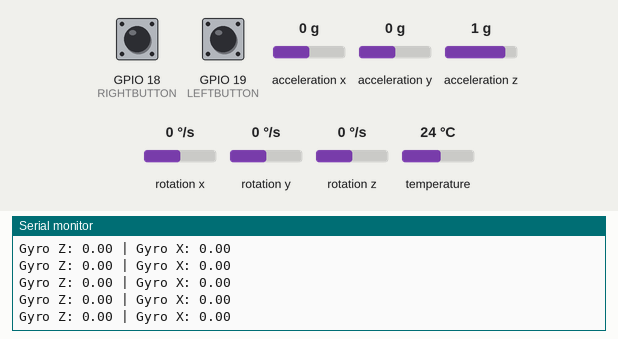
Simulated run of this sketch. Board: ESP32. Shown: the last lines printed to the serial monitor. The test bench sets the inputs (shaded band); at power-on: GPIO 18 (RIGHTBUTTON) HIGH, GPIO 19 (LEFTBUTTON) HIGH, rotation x 0 °/s, rotation z 0 °/s, acceleration x 0 g, acceleration y 0 g, acceleration z 1 g, rotation y 0 °/s, temperature 24 °C. USB keyboard and mouse output is not drawn.

Above: at 1.2 s.
1.3 s: GPIO 18 (RIGHTBUTTON) pulled LOW for 0.15 s
At 1.52 s:
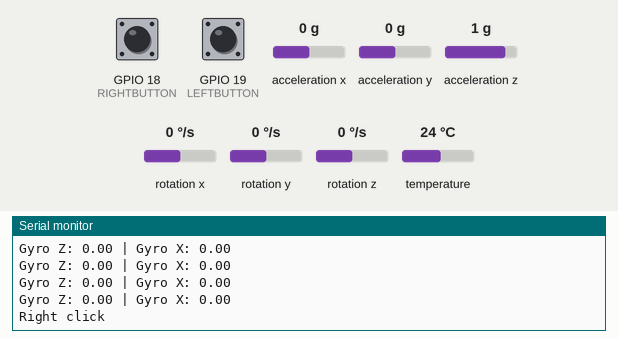
2.9 s: GPIO 19 (LEFTBUTTON) pulled LOW for 0.15 s
At 3.12 s:
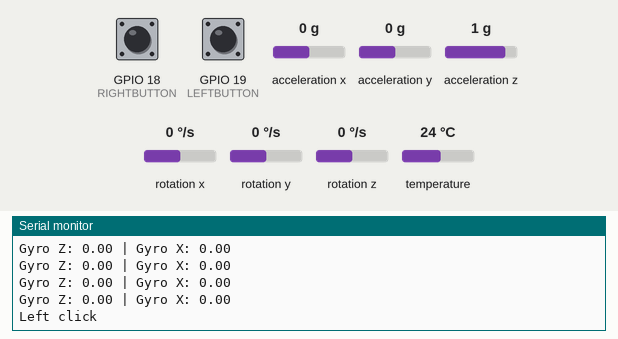
4.5 s: rotation x set to -192 °/s
At 5.1 s:
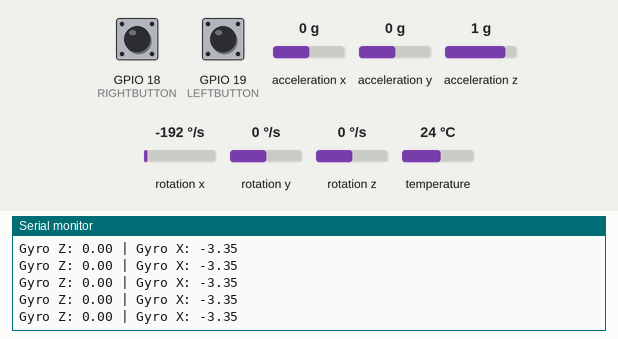
6.0 s: rotation z set to -192 °/s
At 6.8 s:
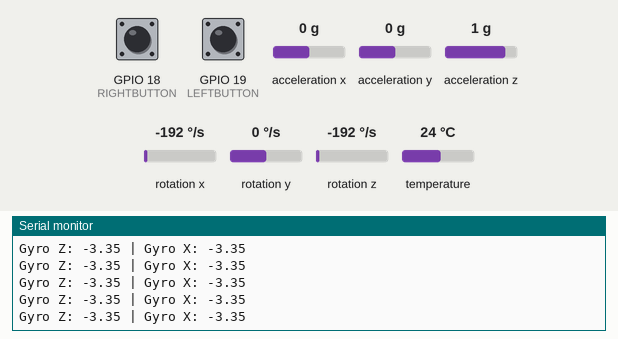
7.5 s: rotation x set to -100 °/s
At 8.2 s:
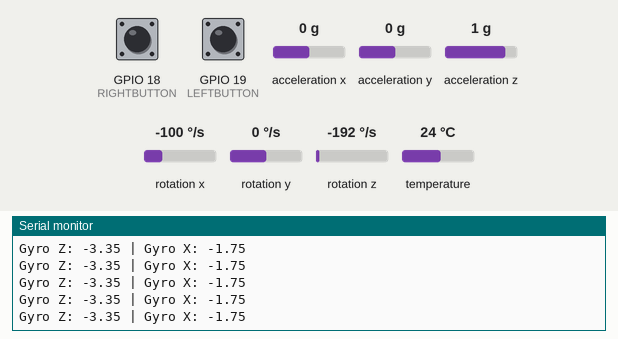
Timing chart, 0 to 10.0 s (numbered marks = the images above; inputs shaded):
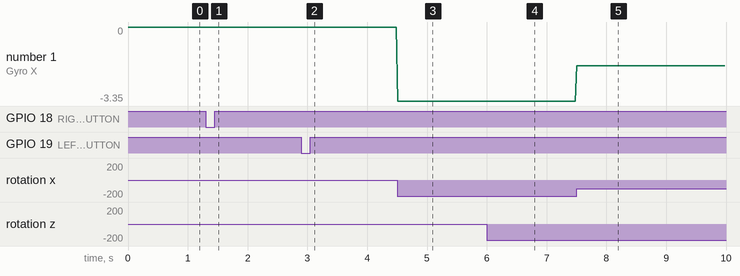

The sketch:

ESP32_AirMouse_code.ino
```cpp
#include <BleMouse.h>
#include <Adafruit_MPU6050.h>
#include <Adafruit_Sensor.h>

#define LEFTBUTTON 19
#define RIGHTBUTTON 18
#define SPEED 10

Adafruit_MPU6050 mpu;
BleMouse bleMouse("ESP32_AirMouse", "SahinaTech", 100);

void setup() {
  Serial.begin(115200);

  pinMode(LEFTBUTTON, INPUT_PULLUP);
  pinMode(RIGHTBUTTON, INPUT_PULLUP);

  // Start BLE mouse
  bleMouse.begin();

  // Initialize MPU6050
  if (!mpu.begin()) {
    Serial.println("Failed to find MPU6050 chip");
    while (1) {
      delay(10);
    }
  }
  Serial.println("MPU6050 Found!");

  // Wake up MPU6050
  mpu.enableSleep(false);
}

void loop() {
  if (bleMouse.isConnected()) {
    sensors_event_t a, g, temp;
    mpu.getEvent(&a, &g, &temp);

    // Debug: print gyro values
    Serial.print("Gyro Z: "); Serial.print(g.gyro.z);
    Serial.print(" | Gyro X: "); Serial.println(g.gyro.x);

    // Apply scaling and send movement
    int dx = (int)(g.gyro.z * -SPEED * 10); // X-axis of mouse = Z of gyro
    int dy = (int)(g.gyro.x * -SPEED * 10); // Y-axis of mouse = X of gyro

    // Only move if there's meaningful change
    if (abs(dx) > 1 || abs(dy) > 1) {
      bleMouse.move(dx, dy);
    }

    // Left click
    if (!digitalRead(LEFTBUTTON)) {
      Serial.println("Left click");
      bleMouse.click(MOUSE_LEFT);
      delay(300);
    }

    // Right click
    if (!digitalRead(RIGHTBUTTON)) {
      Serial.println("Right click");
      bleMouse.click(MOUSE_RIGHT);
      delay(300);
    }
  }

  delay(20); // loop smoothing
}
```

Measured:
- after the input at 1.3 s, the serial monitor: prints a new line at once (image 1)
- after the input at 2.9 s, the serial monitor: prints a new line at once (image 2)
- after the input at 4.5 s, the serial monitor: prints a new line at once (image 3)
- after the input at 6.0 s, the serial monitor: prints a new line at once (image 4)
- after the input at 7.5 s, the serial monitor: prints a new line at once (image 5)
- plotted number 1: 0 → -3.35 after the input at 4.5 s, -3.35 → -1.75 after the input at 7.5 s
